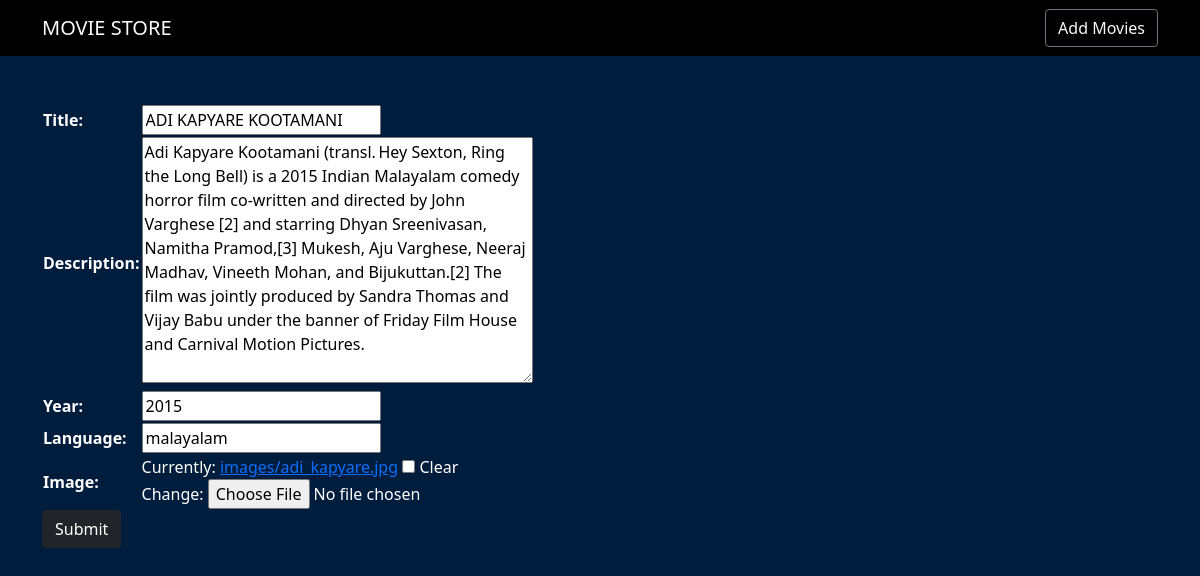
Screenshot of /edit/5 with the database file from the repository.
### app1/models.py (models this page shows, shortened)
class Movie(models.Model):                                                 #table definition
    title=models.CharField(max_length=20)
    description=models.TextField()
    year=models.IntegerField()
    language=models.CharField(max_length=20)
    image=models.ImageField(upload_to="images",blank=True,null=True)

### app1/views.py (the view)
# urls.py: path('edit/<int:pk>', views.Edit.as_view(), name="edit"),
class Edit(UpdateView):
    model = Movie
    fields = ['title', 'description', 'year', 'language', 'image']
    template_name = 'edit.html'
    success_url = reverse_lazy('app1:home')

### templates/edit.html (shortened to what this page needs)
{% extends 'base.html' %}
{% load static %}
{% block content %}
<div class="container mt-5">
        <form method="post" enctype="multipart/form-data">
              <table>
                {{form.as_table}}
            </table>
            <button type="submit" value="Add" class="btn btn-dark">Submit</button>
        </form>
    </div>
{% endblock %}

### static/css/style.css (style rules this page uses)
body { background-color:#001d3d; color:white; }

### rows the page displays
Movie: title "ADI KAPYARE KOOTAMANI", description "Adi Kapyare Kootamani (transl. Hey Sexton, Ring the Long Bell) is a 2015 Indian Malayalam comedy horror film co-written and directed by John Varghese [2] and starring Dhyan Sreenivasan, Namitha Pramod,[3] Mukesh, Aju Varghese, Neeraj Madhav, Vineeth Mohan, and Bijukuttan.[2] The film was jointly produced by Sandra Thomas and Vijay Babu under the banner of Friday Film House and Carnival Motion Pictures.", year "2015", language "malayalam"
